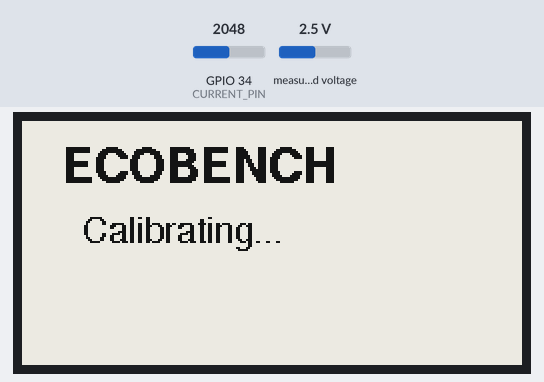
A sketch run on a simulated ESP32. On the bench: 250×122 one-colour display. Inputs (shaded band) come from the test bench; at power-on: measured voltage 2.5 V, GPIO 34 (CURRENT_PIN) = 2048. WiFi joins after 1.5 s; servers stay silent unless stated; uploads are accepted with an empty reply; EEPROM starts erased; what the sketch prints to the serial monitor is not drawn.

Above: at 3.3 s.
At 7.8 s:
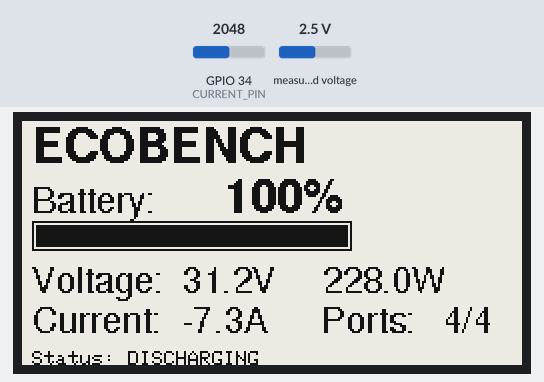
7.9 s: measured voltage set to 0.1 V
At 12.5 s:
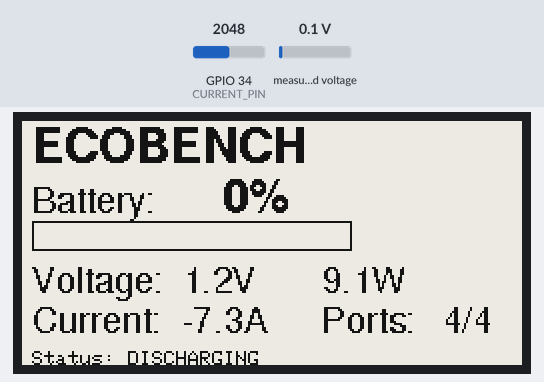
12.6 s: GPIO 34 (CURRENT_PIN) set to 2850
17.3 s: GPIO 34 (CURRENT_PIN) set to 2904
18.8 s: GPIO 34 (CURRENT_PIN) set to 3603
At 23.2 s:
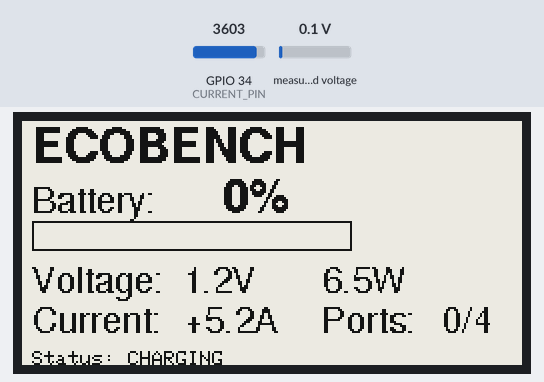
23.5 s: measured voltage set to 1.2 V
At 28.0 s:
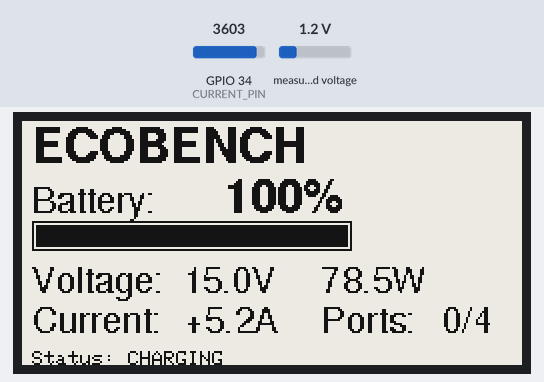
28.2 s: measured voltage set to 2.5 V
At 33.5 s:
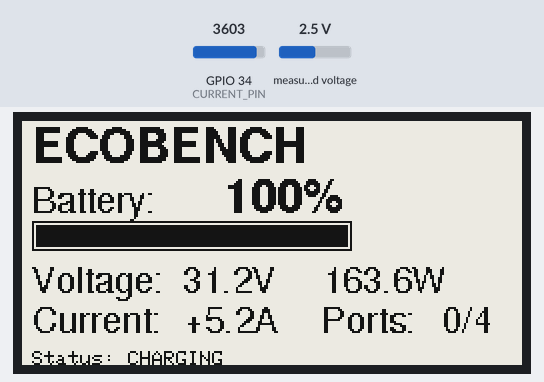
Timing chart, 0 to 33.9 s (numbered marks = the images above; inputs shaded):
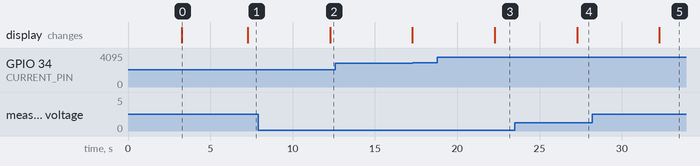

The sketch:

Ecobench_Firmware.ino
```cpp
// ECOBENCH ESP32 FIRMWARE - FINAL
// Hardware: ESP32 DevKit V1 + Waveshare 2.13" V4 (B74)

#include <Wire.h>
#include <SPI.h>
#include <WiFi.h>
#include <WiFiManager.h>
#include <HTTPClient.h>
#include <ArduinoJson.h>
#include <Adafruit_ADS1X15.h>
#include <GxEPD2_BW.h>
#include <Fonts/FreeSansBold12pt7b.h>
#include <Fonts/FreeSans9pt7b.h>
#include <Preferences.h>

// E-INK PINS (Waveshare V4)
#define EINK_CS   27
#define EINK_DC   26
#define EINK_RST  25
#define EINK_BUSY 33

GxEPD2_BW<GxEPD2_213_B74, GxEPD2_213_B74::HEIGHT> display(
  GxEPD2_213_B74(EINK_CS, EINK_DC, EINK_RST, EINK_BUSY)
);

// WIFI & API
// WiFi credentials are managed by WiFiManager - configured via captive portal
// API URL is stored in device memory and can be updated
WiFiManager wifiManager;
Preferences preferences;
char API_URL[256] = "http://192.168.1.100:8000/api/sensor-data-enhanced"; // Default, configurable

// SENSORS & CALIBRATION
Adafruit_ADS1115 ads;
#define CURRENT_PIN 34

// --- CALIBRATION FIX ---
// Old Value: 2.51 -> Result: 1.3A (Too low)
// New Value: 2.64 -> Should result in ~0.0A
float ZERO_POINT = 2.38;

float RESISTOR_RATIO = 1.0;
float BATTERY_MULTIPLIER = 12.5;
float SENSITIVITY = 0.100;
float NOISE_THRESHOLD = 0.15; // Ignore anything below 0.15A

// VARIABLES
const float MIN_DISCHARGE_FOR_PORT = 0.3;
const unsigned long UPDATE_INTERVAL = 5000;
unsigned long lastUpdate = 0;

struct PortStatus {
  int portNumber;
  bool isActive;
  float estimatedCurrent;
  String deviceType;
  String status;
};

float currentBatteryVoltage = 0;
float currentCurrent = 0;
float currentPower = 0;
int currentBatteryPercent = 0;
int activePortCount = 0;
bool isCharging = false;

// SETUP
void setup() {
  Serial.begin(115200);
  delay(1000);
  Serial.println("\n--- ECOBENCH RESTORED ---");

  // Initialize storage and load saved API URL
  preferences.begin("ecobench", false);
  String storedUrl = preferences.getString("api_url", API_URL);
  storedUrl.toCharArray(API_URL, sizeof(API_URL));

  SPI.begin(18, 19, 23);
  pinMode(CURRENT_PIN, INPUT);

  if (!ads.begin(0x48)) Serial.println("ADS1115 Failed!");

  display.init(115200);
  display.setRotation(1);
  display.setTextColor(GxEPD_BLACK);

  showStartupScreen();

  // WiFi provisioning via captive portal
  configureWiFiWithManager();
}

// MAIN LOOP
void loop() {
  unsigned long currentTime = millis();

  if (currentTime - lastUpdate >= UPDATE_INTERVAL) {

    // 1. Read & Process
    float batteryVolts = readBatteryVoltage();
    float totalCurrent = readCurrent(); // Smoothed & Zeroed

    currentBatteryVoltage = batteryVolts;
    currentCurrent = totalCurrent;
    currentPower = batteryVolts * abs(totalCurrent);
    currentBatteryPercent = calculateBatteryPercent(batteryVolts);
    isCharging = totalCurrent > 0.05;

    PortStatus ports[4];
    detectActivePorts(totalCurrent, ports);

    activePortCount = 0;
    for (int i = 0; i < 4; i++) {
      if (ports[i].isActive) activePortCount++;
    }

    // 2. Output
    displayReadings(batteryVolts, totalCurrent);
    updateEinkDisplay(); // Restored Design

    if (WiFi.status() == WL_CONNECTED) {
      sendDataToBackend(batteryVolts, totalCurrent, ports);
    } else {
      WiFi.reconnect();
    }

    lastUpdate = currentTime;
  }
}

// RESTORED DISPLAY DESIGN (With Battery Bar)
void updateEinkDisplay() {
  Serial.println("-> Updating Screen (Original Design)...");

  display.setFullWindow();
  display.firstPage();
  do {
    display.fillScreen(GxEPD_WHITE);

    // ===== HEADER =====
    display.setFont(&FreeSansBold12pt7b);
    display.setCursor(5, 20);
    display.print("ECOBENCH");

    // ===== BATTERY SECTION =====
    display.setFont(&FreeSans9pt7b);
    display.setCursor(5, 45);
    display.print("Battery:");

    // Battery percentage (large)
    display.setFont(&FreeSansBold12pt7b);
    display.setCursor(100, 45);
    display.print(currentBatteryPercent);
    display.print("%");

    // --- THE BATTERY BAR IS BACK ---
    int barX = 5;
    int barY = 50;
    int barWidth = 160;
    int barHeight = 15;

    // Draw outline
    display.drawRect(barX, barY, barWidth, barHeight, GxEPD_BLACK);
    // Fill bar based on percent
    int fillWidth = (barWidth - 4) * currentBatteryPercent / 100;
    display.fillRect(barX + 2, barY + 2, fillWidth, barHeight - 4, GxEPD_BLACK);

    // ===== VOLTAGE & POWER =====
    display.setFont(&FreeSans9pt7b);
    display.setCursor(5, 85);
    display.print("Voltage:");
    display.setCursor(80, 85);
    display.print(currentBatteryVoltage, 1);
    display.print("V");

    display.setCursor(150, 85);
    display.print(currentPower, 1);
    display.print("W");

    // ===== CURRENT & PORTS =====
    display.setCursor(5, 105);
    display.print("Current:");
    display.setCursor(80, 105);
    if (currentCurrent >= 0) display.print("+");
    display.print(currentCurrent, 1);
    display.print("A");

    display.setCursor(150, 105);
    display.print("Ports:");
    display.setCursor(210, 105);
    display.print(activePortCount);
    display.print("/4");

    // ===== STATUS =====
    display.setFont();
    display.setCursor(5, 115);
    if (isCharging) {
      display.print("Status: CHARGING");
    } else if (activePortCount > 0) {
      display.print("Status: DISCHARGING");
    } else {
      display.print("Status: STANDBY");
    }

  } while (display.nextPage());

  Serial.println("<- Screen Updated");
}

// SENSORS
float readBatteryVoltage() {
  int16_t adc1 = ads.readADC_SingleEnded(1);
  return (adc1 * 0.0001875) * BATTERY_MULTIPLIER;
}

float readCurrent() {
  float totalAmps = 0;
  // Increase samples for better stability
  for (int i = 0; i < 60; i++) {
    int rawCurrent = analogRead(CURRENT_PIN);
    float pinVoltage = (rawCurrent / 4095.0) * 3.3;
    float sensorOutputVoltage = pinVoltage * RESISTOR_RATIO;
    // Uses the new calibrated ZERO_POINT (2.64)
    float amps = (sensorOutputVoltage - ZERO_POINT) / SENSITIVITY;
    totalAmps += amps;
    delay(1);
  }
  float averageAmps = totalAmps / 60.0;

  // Hard Zero Clamp
  if (abs(averageAmps) < NOISE_THRESHOLD) averageAmps = 0.00;
  return averageAmps;
}

// HELPERS
void showStartupScreen() {
  display.setFullWindow();
  display.firstPage();
  do {
    display.fillScreen(GxEPD_WHITE);
    display.setFont(&FreeSansBold12pt7b);
    display.setCursor(20, 30);
    display.print("ECOBENCH");
    display.setFont(&FreeSans9pt7b);
    display.setCursor(30, 60);
    display.print("Calibrating...");
  } while (display.nextPage());
}

int calculateBatteryPercent(float voltage) {
  if (voltage >= 9.0) return 100;
  if (voltage <= 6.0) return 0;
  return map((long)(voltage * 100), 600, 900, 0, 100);
}

void detectActivePorts(float totalCurrent, PortStatus ports[]) {
  int activePorts = 0;
  float dischargeCurrent = 0.0;
  if (totalCurrent < -MIN_DISCHARGE_FOR_PORT) {
    dischargeCurrent = abs(totalCurrent);
    if (dischargeCurrent >= 0.4 && dischargeCurrent <= 1.5) activePorts = 1;
    else if (dischargeCurrent >= 1.6 && dischargeCurrent <= 3.0) activePorts = 2;
    else if (dischargeCurrent >= 3.1 && dischargeCurrent <= 4.5) activePorts = 3;
    else if (dischargeCurrent >= 4.6) activePorts = 4;
  }
  String portTypes[4] = {"USB-C", "Lightning", "USB-C", "Lightning"};
  for (int i = 0; i < 4; i++) {
    ports[i].portNumber = i + 1;
    ports[i].deviceType = portTypes[i];
    if (i < activePorts) {
      ports[i].isActive = true;
      ports[i].status = "CHARGING";
      ports[i].estimatedCurrent = dischargeCurrent / activePorts;
    } else {
      ports[i].isActive = false;
      ports[i].status = "AVAILABLE";
      ports[i].estimatedCurrent = 0.0;
    }
  }
}

void displayReadings(float voltage, float totalCurrent) {
  Serial.print("V: "); Serial.print(voltage);
  Serial.print(" | A: "); Serial.println(totalCurrent);
}

void configureWiFiWithManager() {
  // WiFiManager handles WiFi provisioning via captive portal
  // On first boot or if WiFi is unavailable, a config portal appears
  // Users connect to "EcoBench-Setup" network to enter WiFi credentials

  wifiManager.setConfigPortalTimeout(300); // 5 minute timeout

  // Custom parameter for API URL configuration
  WiFiManagerParameter custom_api_url("apiurl", "API URL", API_URL, 256);
  wifiManager.addParameter(&custom_api_url);

  // Try to connect to previously saved WiFi
  // If not found, start config portal
  if (!wifiManager.autoConnect("EcoBench-Setup", "setup123")) {
    Serial.println("WiFi setup timeout - restarting");
    delay(3000);
    ESP.restart();
  }

  // Connected to WiFi successfully
  Serial.println("\n✓ WiFi Connected!");
  Serial.print("  SSID: ");
  Serial.println(WiFi.SSID());
  Serial.print("  IP:   ");
  Serial.println(WiFi.localIP());

  // Update API URL if changed in config portal
  String newUrl = custom_api_url.getValue();
  if (newUrl.length() > 10) { // Sanity check
    newUrl.toCharArray(API_URL, sizeof(API_URL));
    preferences.putString("api_url", API_URL);
    Serial.print("  API URL updated: ");
    Serial.println(API_URL);
  }
}

void sendDataToBackend(float voltage, float totalCurrent, PortStatus ports[]) {
  HTTPClient http;
  StaticJsonDocument<512> doc;
  doc["voltage"] = round(voltage * 100) / 100.0;
  doc["current"] = round(totalCurrent * 100) / 100.0;
  JsonArray portsArray = doc.createNestedArray("ports");
  for (int i = 0; i < 4; i++) {
    JsonObject port = portsArray.createNestedObject();
    port["port_number"] = ports[i].portNumber;
    port["device_type"] = ports[i].deviceType;
    port["is_active"] = ports[i].isActive;
    port["status"] = ports[i].status;
    port["current"] = ports[i].isActive ? (round(ports[i].estimatedCurrent * 100) / 100.0) : 0.0;
    if (ports[i].isActive) {
      port["voltage"] = 5.0;
      port["power"] = round((5.0 * ports[i].estimatedCurrent) * 10) / 10.0;
    }
  }
  int activeCount = 0;
  for (int i = 0; i < 4; i++) if (ports[i].isActive) activeCount++;
  doc["active_ports"] = activeCount;
  doc["available_ports"] = 4 - activeCount;
  String jsonString;
  serializeJson(doc, jsonString);
  http.begin(API_URL);
  http.addHeader("Content-Type", "application/json");
  http.POST(jsonString);
  http.end();
}
```

Measured:
- after the input at 7.9 s, the display: changes after 4.4 s (image 2)
- after the input at 17.3 s, every drawn part: stays the same
- after the input at 18.8 s, the display: changes after 3.5 s (image 3)
- after the input at 23.5 s, the display: changes after 3.8 s (image 4)
- after the input at 28.2 s, the display: changes after 4.1 s (image 5)
- what the display in image 0 shows lasts 4.0 s, from 3.3 s to 7.3 s
